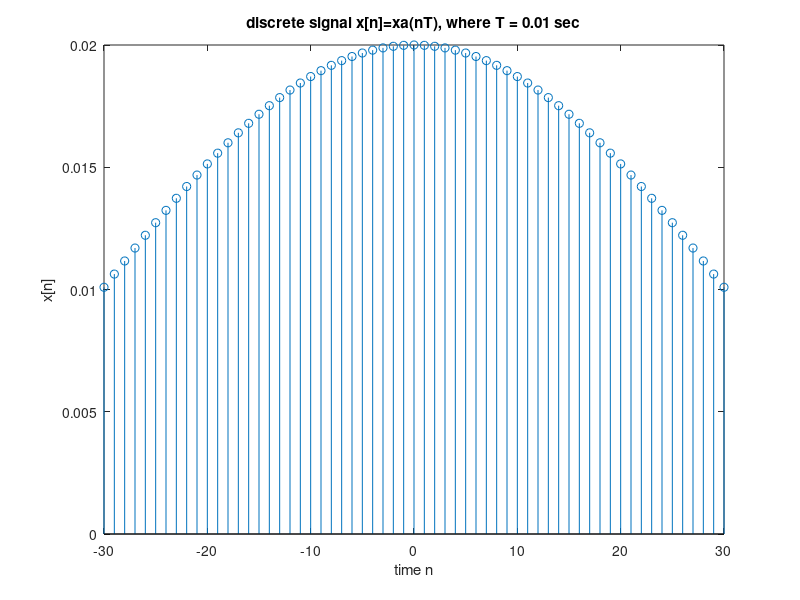

Recreate this plot in MATLAB.
% Pratice 1-2
% Generating a discrete-time signal x
clear;
f0=10; % 10 Hz sine wave
Length=0.31; % Total length =0.4 sec
T=0.01; % sampling period = 0.01 sec
N=Length/T;
n=-30:1:N-1;
x=sin(0.2*pi*f0*n*T)./(pi*n);
x(n==0) = 0.02;
stem(n,x);
xlabel('time n'); ylabel('x[n]');
title('discrete signal x[n]=xa(nT), where T = 0.01 sec');
